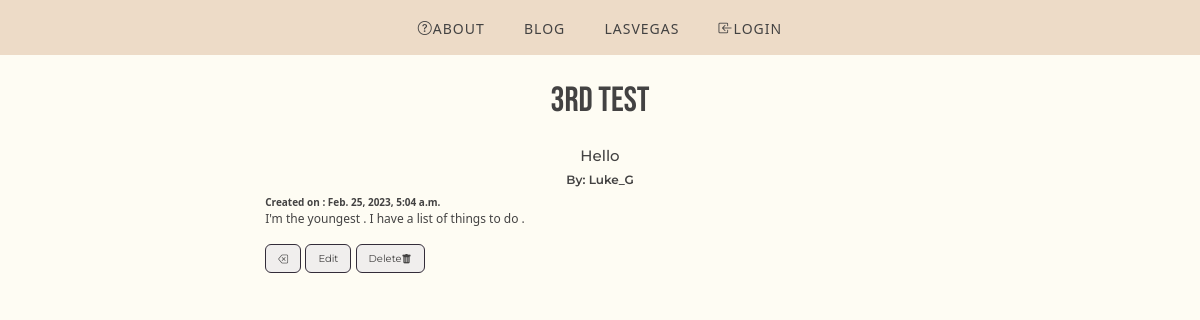
The app's page /5/ with its own data.
### posts/models.py (models this page shows, shortened)
class Post(models.Model):
    title = models.CharField(max_length=128)
    subtitle = models.CharField(max_length=128)
    author = models.ForeignKey(
        "auth.User",
        on_delete=models.CASCADE
    )
    body = models.TextField()
    created_on = models.DateTimeField(auto_now_add=True)
    active = models.BooleanField(default=True)

### posts/views.py (the view)
# urls.py: path("<int:pk>/", PostDetailView.as_view(), name="detail"),
class PostDetailView(DetailView):
    template_name = "posts/detail.html"
    model = Post

### templates/posts/detail.html (shortened to what this page needs)
{% extends 'base.html' %}
{% block content %}
<h1>{{ post.title }}</h1>
<h3 class="detailh3" >{{ post.subtitle }}</h3>
<h5 class="author"> By: {{ post.author }}</h5>
<div class="detail-class">
    <strong class="strong-detail">Created on : {{ post.created_on }}</strong>
    <p class="detail-p">{{ post.body}}</p>
    <div class="buttonsdetail">
        <a href="{% url 'list' %}" ><button id="btn-detail" class="btn btn-secondary"><i class="bi bi-backspace"></i></button></a>
        <a href="{% url 'edit' post.id %}"><button id="btn-edit" class="btn btn-secondary">Edit</button></a>
        <a href="{% url 'delete' post.id %}
        " ><button id="btn-delete" class="btn btn-secondary">Delete<i class="bi bi-trash-fill"></i></button></a>
    </div>
</div>
{% endblock content %}}

### static/css/base.css (style rules this page uses)
* { padding: 0; margin: 0; color: #434242; }
h1 { font-family: 'Bebas Neue', cursive; font-size: 35px; color: #434242; text-align: center; margin-top: 25px; margin-bottom: 25px; }
body { background-color: #FEFCF3; }
.btn { background-color: #EDDBC7; color:white; font-family: 'Raleway', sans-serif; }
.author { font-size: 12px; font-family: 'Montserrat', serif; font-weight: 600; text-align: center; }
.btn { background-color:#F0EEED; border-color:#332C39; color: #434242; }
.detailh3 { text-align: center; font-size: 15px; font-family: 'Montserrat', serif; }
.detail-class { width: 60%; display:flex; flex-direction: column; margin-left: auto; margin-right: auto; }
strong { font-size: 10px; }
.detail-p { font-size: 12px; }
#btn-detail { font-size: 10px; font-family: 'Montserrat', serif; display: inline-block; }
#btn-edit { font-size: 10px; font-family: 'Montserrat', serif; }
#btn-delete { font-size: 10px; font-family: 'Montserrat', serif; }

### records on screen
Post: title "3rd Test", subtitle "Hello", author "Luke_G", created_on "Feb. 25, 2023, 5:04 a.m.", body "I'm the youngest . I have a list of things to do ."
